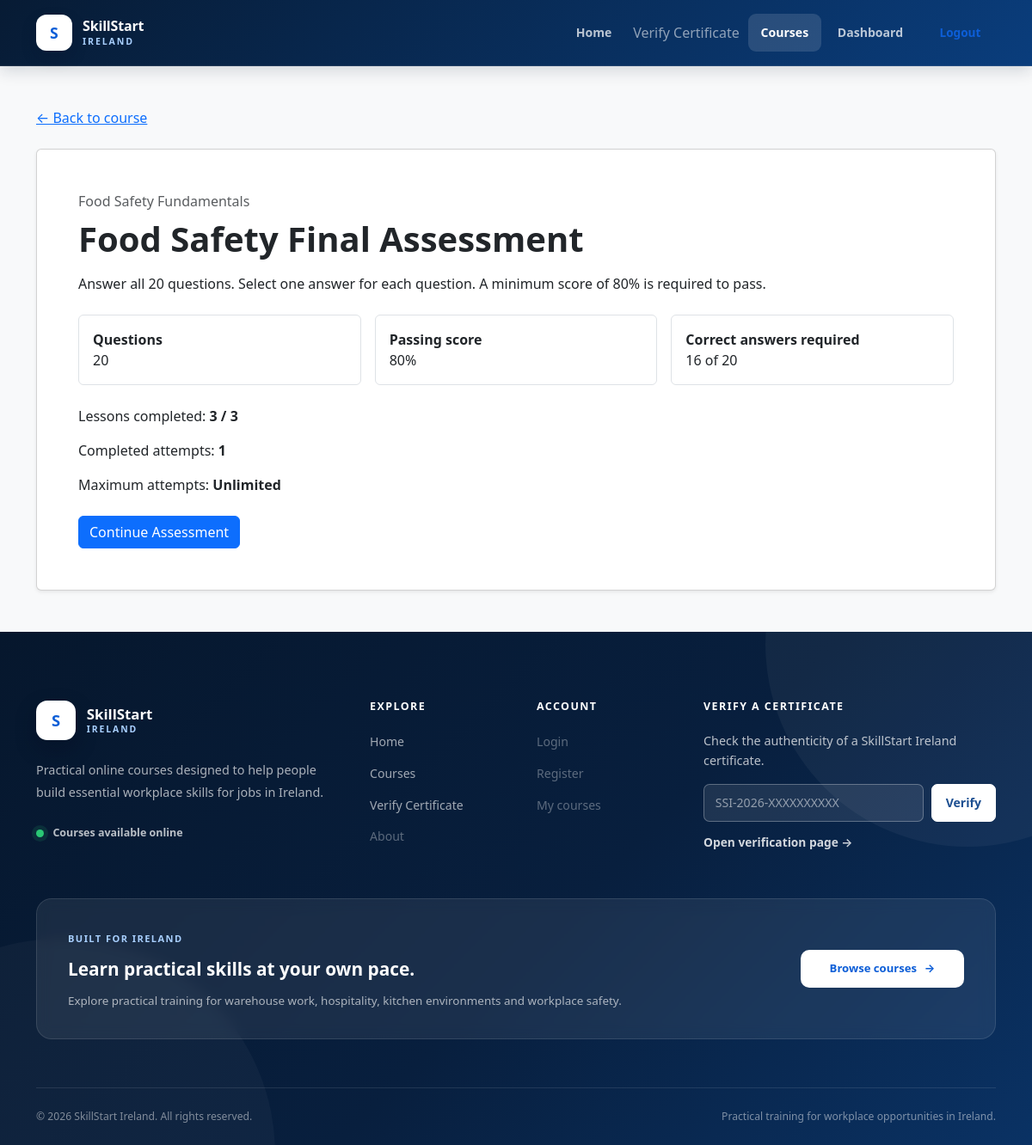
Screenshot of /courses/food-safety-fundamentals/assessment/ (signed in) with the database file from the repository.
### courses/models.py (models this page shows, shortened)
class Course(models.Model):
    category = models.ForeignKey(
        Category,
        on_delete=models.CASCADE,
        related_name="courses",
    )
    title = models.CharField(
        max_length=150,
    )
    description = models.TextField()
    slug = models.SlugField(
        max_length=170,
        unique=True,
    )
    image = models.ImageField(
        upload_to="courses/",
        blank=True,
        null=True,
    )
    is_free = models.BooleanField(
        default=True,
    )
    price = models.DecimalField(
        max_digits=8,
        decimal_places=2,
        default=0,
    )
    currency = models.CharField(
        max_length=3,
        default="EUR",
    )
    is_published = models.BooleanField(
        default=False,
    )
    created_at = models.DateTimeField(
        auto_now_add=True,
    )
    class Meta:
        ordering = ("title",)

class CourseAssessment(models.Model):
    course = models.OneToOneField(
        Course,
        on_delete=models.CASCADE,
        related_name="assessment",
    )
    title = models.CharField(
        max_length=180,
        default="Final Assessment",
    )
    instructions = models.TextField(
        blank=True,
        default=(
            "Answer every question and select one answer "
            "for each question."
        ),
    )
    passing_score = models.PositiveSmallIntegerField(
        default=80,
        help_text=(
            "Minimum percentage required to pass."
        ),
    )
    questions_per_attempt = models.PositiveSmallIntegerField(
        default=20,
        help_text=(
            "Number of questions presented in each attempt."
        ),
    )
    maximum_attempts = models.PositiveSmallIntegerField(
        blank=True,
        null=True,
        help_text=(
            "Leave empty to allow unlimited attempts."
        ),
    )
    shuffle_questions = models.BooleanField(
        default=True,
    )
    shuffle_answers = models.BooleanField(
        default=True,
    )
    is_published = models.BooleanField(
        default=False,
    )
    created_at = models.DateTimeField(
        auto_now_add=True,
    )
    updated_at = models.DateTimeField(
        auto_now=True,
    )
    class Meta:
        verbose_name = "Course assessment"
        verbose_name_plural = "Course assessments"
        ordering = ("course__title",)
    @property
    def required_correct_answers(self):
        return (
            self.questions_per_attempt
            * self.passing_score
            + 99
        ) // 100
    @property
    def is_ready(self):
        published_questions = self.questions.filter(
            is_published=True,
        ).prefetch_related(
            "answer_options",
        )
        if (
            published_questions.count()
            < self.questions_per_attempt
        ):
            return False
        return all(
            question.is_ready
            for question in published_questions
        )

### courses/views.py (the view, shortened to what this page needs)
@login_required
def assessment_detail(
    request,
    course_slug,
):
    course = get_object_or_404(
        Course.objects.select_related(
            "category",
        ),
        slug=course_slug,
        is_published=True,
    )
    assessment = get_object_or_404(
        CourseAssessment,
        course=course,
        is_published=True,
    )
    enrollment = (
        Enrollment.objects
        .filter(
            user=request.user,
            course=course,
        )
        .first()
    )
    total_lessons = (
        course.lessons
        .filter(
            is_published=True,
        )
        .count()
    )
    completed_lessons = (
        LessonProgress.objects
        .filter(
            enrollment=enrollment,
            completed=True,
            lesson__course=course,
            lesson__is_published=True,
        )
        .count()
    )
    lessons_completed = (
        total_lessons > 0
        and completed_lessons
        == total_lessons
    )
    attempts = (
        AssessmentAttempt.objects
        .filter(
            enrollment=enrollment,
            assessment=assessment,
        )
        .order_by(
            "-attempt_number",
        )
    )
    completed_attempts_count = (
        attempts
        .filter(
            is_completed=True,
        )
        .count()
    )
    in_progress_attempt = (
        attempts
        .filter(
            is_completed=False,
        )
        .first()
    )
    attempts_remaining = None
    if assessment.maximum_attempts is not None:
        attempts_remaining = max(
            assessment.maximum_attempts
            - completed_attempts_count,
            0,
        )
    maximum_attempts_reached = (
        assessment.maximum_attempts
        is not None
        and completed_attempts_count
        >= assessment.maximum_attempts
        and in_progress_attempt is None
    )
    can_start = (
        lessons_completed
        and assessment.is_ready
        and not maximum_attempts_reached
    )
    context = {
        "course": course,
        "assessment": assessment,
        "enrollment": enrollment,
        "total_lessons": total_lessons,
        "completed_lessons": completed_lessons,
        "lessons_completed": lessons_completed,
        "completed_attempts_count": (
            completed_attempts_count
        ),
        "in_progress_attempt": (
            in_progress_attempt
        ),
        "attempts_remaining": attempts_remaining,
        "maximum_attempts_reached": (
            maximum_attempts_reached
        ),
        "can_start": can_start,
    }
    return render(
        request,
        "courses/assessment_detail.html",
        context,
    )

### courses/models.py (called while the page is built)
    @property
    def is_ready(self):
        options = self.answer_options.all()
        return (
            options.count() == 4
            and options.filter(
                is_correct=True,
            ).count() == 1
        )

### courses/templates/courses/assessment_detail.html (shortened to what this page needs)
{% extends "base.html" %}
{% block content %}
<section class="py-5">
    <div class="container">
        <div class="mb-4">
            <a href="{% url 'courses:course_detail' course.slug %}">
                ← Back to course
            </a>
        </div>
        <div class="card shadow-sm">
            <div class="card-body p-4 p-lg-5">
                <p class="text-muted mb-2">
                    {{ course.title }}
                </p>
                <h1 class="fw-bold mb-3">
                    {{ assessment.title }}
                </h1>
                <p class="mb-4">
                    {{ assessment.instructions }}
                </p>
                <div class="row g-3 mb-4">
                    <div class="col-12 col-md-4">
                        <div class="border rounded p-3 h-100">
                            <strong>
                                Questions
                            </strong>
                            <p class="mb-0">
                                {{ assessment.questions_per_attempt }}
                            </p>
                        </div>
                    </div>
                    <div class="col-12 col-md-4">
                        <div class="border rounded p-3 h-100">
                            <strong>
                                Passing score
                            </strong>
                            <p class="mb-0">
                                {{ assessment.passing_score }}%
                            </p>
                        </div>
                    </div>
                    <div class="col-12 col-md-4">
                        <div class="border rounded p-3 h-100">
                            <strong>
                                Correct answers required
                            </strong>
                            <p class="mb-0">
                                {{ assessment.required_correct_answers }}
                                of
                                {{ assessment.questions_per_attempt }}
                            </p>
                        </div>
                    </div>
                </div>
                <div class="mb-4">
                    <p>
                        Lessons completed:
                        <strong>
                            {{ completed_lessons }}
                            /
                            {{ total_lessons }}
                        </strong>
                    </p>
                    <p>
                        Completed attempts:
                        <strong>
                            {{ completed_attempts_count }}
                        </strong>
                    </p>
                    <p>
                        Maximum attempts:
                        <strong>
                            {% if assessment.maximum_attempts %}
                                {{ assessment.maximum_attempts }}
                            {% else %}
                                Unlimited
                            {% endif %}
                        </strong>
                    </p>
                </div>
                {% if in_progress_attempt %}
                    <a
                        href="{% url 'courses:assessment_attempt' course.slug in_progress_attempt.id 1 %}"
                        class="btn btn-primary"
                    >
                        Continue Assessment
                    </a>
                {% elif maximum_attempts_reached %}
                    <div class="alert alert-danger mb-0">
                        You have reached the maximum number
                        of attempts.
                    </div>
                {% elif not enrollment %}
                    <div class="alert alert-warning mb-0">
                        You must start the course before taking
                        the assessment.
                    </div>
                {% elif not lessons_completed %}
                    <div class="alert alert-warning mb-0">
                        Complete all published lessons before
                        starting the final assessment.
                    </div>
                {% else %}
                    <div class="alert alert-warning mb-0">
                        This assessment is not ready yet.
                    </div>
                {% endif %}
            </div>
        </div>
    </div>
</section>
{% endblock %}

### rows the page displays
Course: title "Food Safety Fundamentals"
CourseAssessment: title "Food Safety Final Assessment", instructions "Answer all 20 questions. Select one answer for each question. A minimum score of 80% is required to pass.", questions_per_attempt "20", passing_score "80", required_correct_answers "16"

### other values shown
{{ completed_lessons }} "3"
{{ total_lessons }} "3"
{{ completed_attempts_count }} "1"
